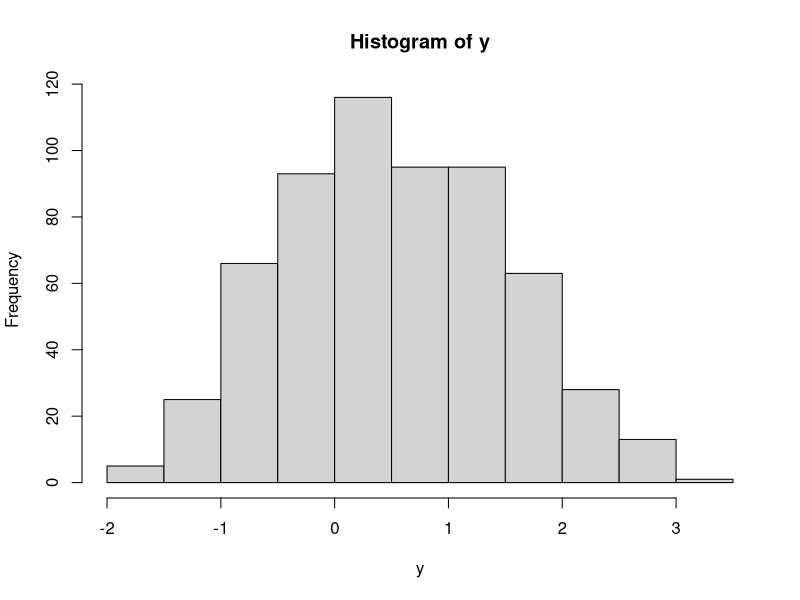
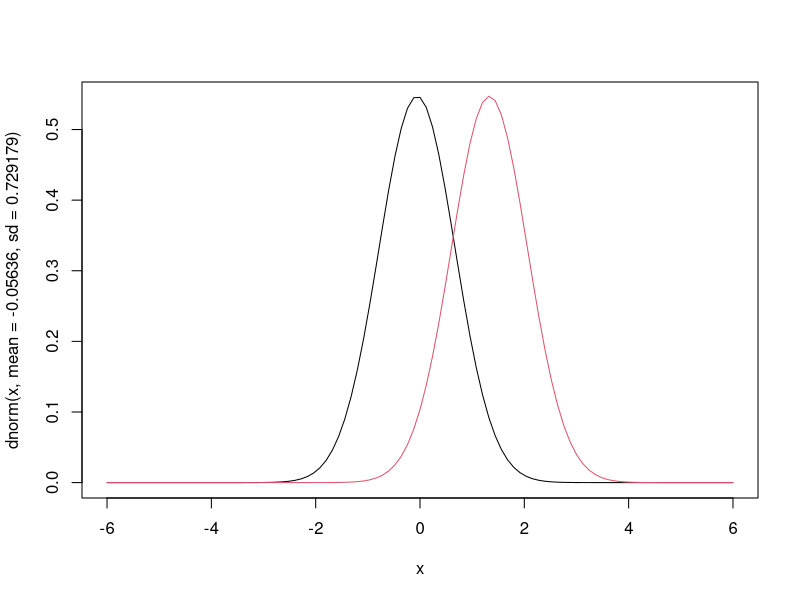
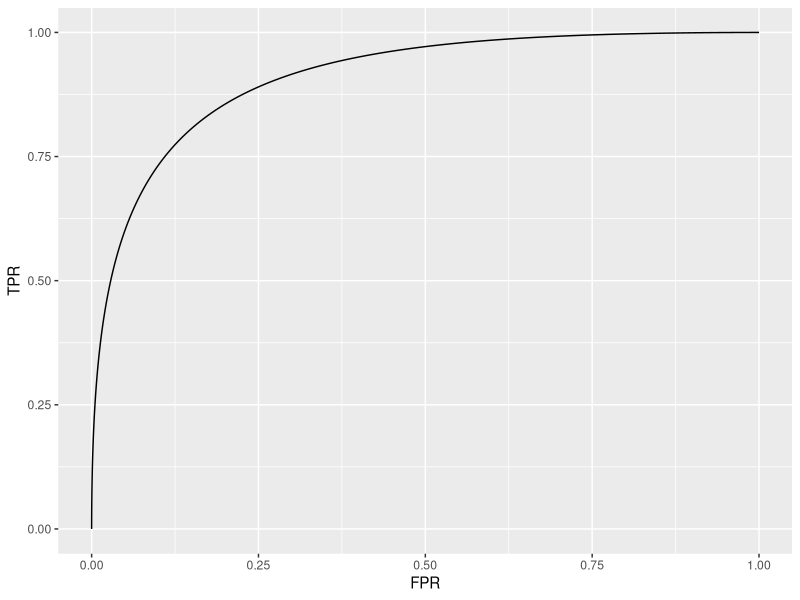

R code for these plots, in order:


## Load packages
library(tidyverse)
library(boot)
library(lme4)
library(pROC)
library(parallel)

######################################################################

## 1.Read in data
dfroc<-read.csv("../data/ROC.csv")
dfroc$Pig.ID<-as.character(dfroc$Pig.ID)
dfroc$Exposed<-as.factor(dfroc$Exposed)

## 2.Remove 8 NA wvELISA observtions
dfrocnew<-dfroc%>%filter(!is.na(wvELISA))
pig_id <- unique(dfrocnew$Pig.ID)
length(pig_id)

######################################################################

## 3.Fit Linear Mixed Effect Model

elisa_mixed = lmer(wvELISA ~ Exposed + (1 | Pig.ID), data = dfrocnew)

summary(elisa_mixed)

# Random effects:
#   Groups   Name        Variance Std.Dev.
# Pig.ID   (Intercept) 0.2381   0.4879
# Residual             0.2936   0.5419
# Number of obs: 364, groups:  Pig.ID, 72
#
# Fixed effects:
#   Estimate Std. Error t value
# (Intercept) -0.05636    0.08185  -0.689
# ExposedPOS   1.38728    0.08833  15.705

######################################################################

## Get the parameters for positive observations and negative observations based on 
## the linear mixed effect model's results

intercept <- -0.05636
fixed_coef <- 1.38728

sigma_p <- 0.4879
sigma_e <- 0.5419

random_effect <- rnorm(100, 0, sd = sigma_p)
random_effect_pigs <- rep(random_effect, each = 6)
eps <- rnorm(600, 0, sd = sigma_e)
exposed <- c(rep(0, 6*40), rep(c(0, 0, rep(1, 4)), 60))

y <- intercept + fixed_coef * exposed + random_effect_pigs + eps

hist(y)
sigma_y <- sqrt(sigma_p^2 + sigma_e^2)
# sigma_y=0.729179

######################################################################

## Draw the plot for the two normal distributions
# for negative observation, the distribution is rnorm(1, mean = intercept, sd = sigma_y)
# for positive observation, the distribution is rnorm(1, mean = intercept + fixed_coef, sd = sigma_y) 
mean_n <- -0.05636
sd_n <- 0.729179
mean_p<-1.33092
sd_p<-0.729179

curve(dnorm(x, mean=-0.05636, sd=0.729179), from = -6, to = 6)
curve(dnorm(x, mean=1.33092, sd=0.729179), add = TRUE, col = 2)


######################################################################

##parameters for two normal distributions, _n means negative population, _p means positive population
mean_n <- -0.05636
sd_n <- 0.729179
mean_p<-1.33092
sd_p<-0.729179

## get ROC data 
compute_roc_statistics <- function(threshold, mean_n, sd_n, mean_p, sd_p ) {
  
  TPR <- (1 - pnorm(threshold, mean = mean_p, sd = sd_p))
  FNR <- pnorm(threshold, mean = mean_p, sd = sd_p)
  
  FPR <- (1 - pnorm(threshold,  mean = mean_n, sd = sd_n))
  TNR <- pnorm(threshold, mean = mean_n, sd = sd_n)
  
  return( data.frame(TPR = TPR,FNR = FNR, FPR = FPR, TNR = TNR ) )
}


##input x, get y
auc_integrand <- function(x, df) {
  idx <- which.min(abs(df$FPR - x))[1]
  return(df$TPR[idx])
}

## allow input to be a vector
auc_integrand_vec <- Vectorize(auc_integrand, vectorize.args = 'x')

## compute AUC function
compute_auc <- function(mean_n, sd_n, mean_p, sd_p, subdivisions = 100L) {
  roc_result_list <- lapply(c(seq(-5, 15, by = 0.01)), compute_roc_statistics,
                            mean_n = mean_n, sd_n = sd_n, mean_p = mean_p, sd_p=sd_p)
  roc_result_df <- do.call(rbind, roc_result_list)
  
  integrate(auc_integrand_vec, lower = 0, upper = 1, df = roc_result_df, subdivisions = subdivisions)
}

true_AUC<-compute_auc(mean_n,sd_n,mean_p,sd_p,subdivisions = 100L)

print(true_AUC)

# true_AUC
# 0.910741 with absolute error < 7.2e-05

####draw the plot

roc_result_list <- lapply(c(seq(-5, 15, by = 0.01)), compute_roc_statistics,
                          mean_n = mean_n, sd_n = sd_n, mean_p = mean_p, sd_p=sd_p)
roc_result_df <- do.call(rbind, roc_result_list)

TrueAUC<-integrate(auc_integrand_vec, lower = 0, upper = 1, df = roc_result_df, subdivisions = 100L)

roc_result_df %>% ggplot() +
  geom_line(aes(x = FPR, y = TPR))





